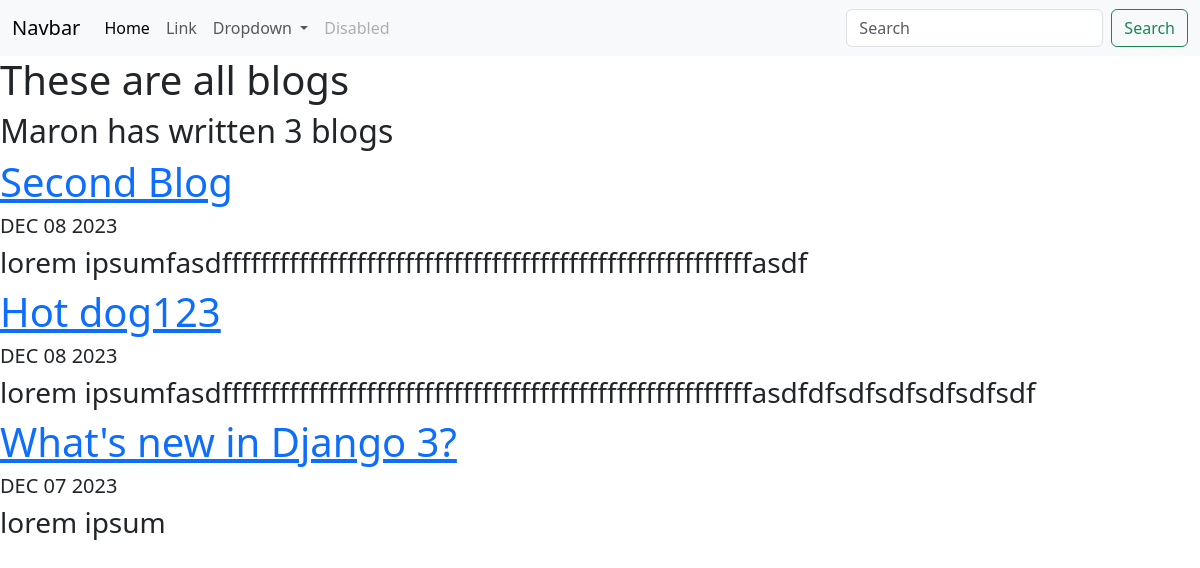
Screenshot of /blog/ with the database file from the repository.
### blog/models.py (models this page shows, shortened)
class Blogs(models.Model):
    title = models.CharField(max_length=100)
    date = models.DateField()
    description = models.CharField(max_length=250)

### blog/views.py (the view)
# urls.py: path('', views.blogs, name='all_blogs'),
def blogs(request):
    blogs = Blogs.objects.order_by('-date')[:5]
    return render(request, 'blog/all_blogs.html', {'blogs':blogs})

### blog/templates/blog/all_blogs.html
{% extends "portfolio/base.html" %}
{% block content %}
<h1>These are all blogs</h1>
<h2>Maron has written {{ blogs.count }} blog{{blogs.count|pluralize}} </h2>
{% for blog in blogs %}
    <a href="{% url 'blog:detail' blog.id %}" ><h1>{{ blog.title }}</h1></a>
    <h5>{{ blog.date|date:'M d Y'|upper }}</h5>
    <h3>{{ blog.description|striptags|truncatechars:100 }}</h3>
{% endfor %}
{% endblock content %}

### portfolio/templates/portfolio/base.html (shortened to what this page needs)
<!doctype html>
<html lang="en">
  <head>
    <link href="https://cdn.jsdelivr.net/npm/bootstrap@5.3.2/dist/css/bootstrap.min.css" rel="stylesheet">
  </head>
  <body>
    <nav class="navbar navbar-expand-lg bg-body-tertiary">
        <div class="container-fluid">
          <a class="navbar-brand" href="#">Navbar</a>
          <div class="collapse navbar-collapse" id="navbarSupportedContent">
            <ul class="navbar-nav me-auto mb-2 mb-lg-0">
              <li class="nav-item">
                <a class="nav-link active" aria-current="page" href="#">Home</a>
              </li>
              <li class="nav-item">
                <a class="nav-link" href="#">Link</a>
              </li>
              <li class="nav-item dropdown">
                <a class="nav-link dropdown-toggle" href="#" role="button" data-bs-toggle="dropdown" aria-expanded="false">
                  Dropdown
                </a>
              </li>
              <li class="nav-item">
                <a class="nav-link disabled" aria-disabled="true">Disabled</a>
              </li>
            </ul>
            <form class="d-flex" role="search">
              <input class="form-control me-2" type="search" placeholder="Search" aria-label="Search">
              <button class="btn btn-outline-success" type="submit">Search</button>
            </form>
          </div>
        </div>
      </nav>
    {% block content %} {% endblock %}
  </body>
</html>

### rows the page displays
Blogs: title "Second Blog", date "DEC 08 2023", description "lorem ipsumfasdfffffffffffffffffffffffffffffffffffffffffffffffffffffffasdf"
Blogs: title "Hot dog123", date "DEC 08 2023", description "lorem ipsumfasdfffffffffffffffffffffffffffffffffffffffffffffffffffffffasdfdfsdfsdfsdfsdfsdf"
Blogs: title "What's new in Django 3?", date "DEC 07 2023", description "lorem ipsum"

### other values shown
{{ blogs.count }} "3"
